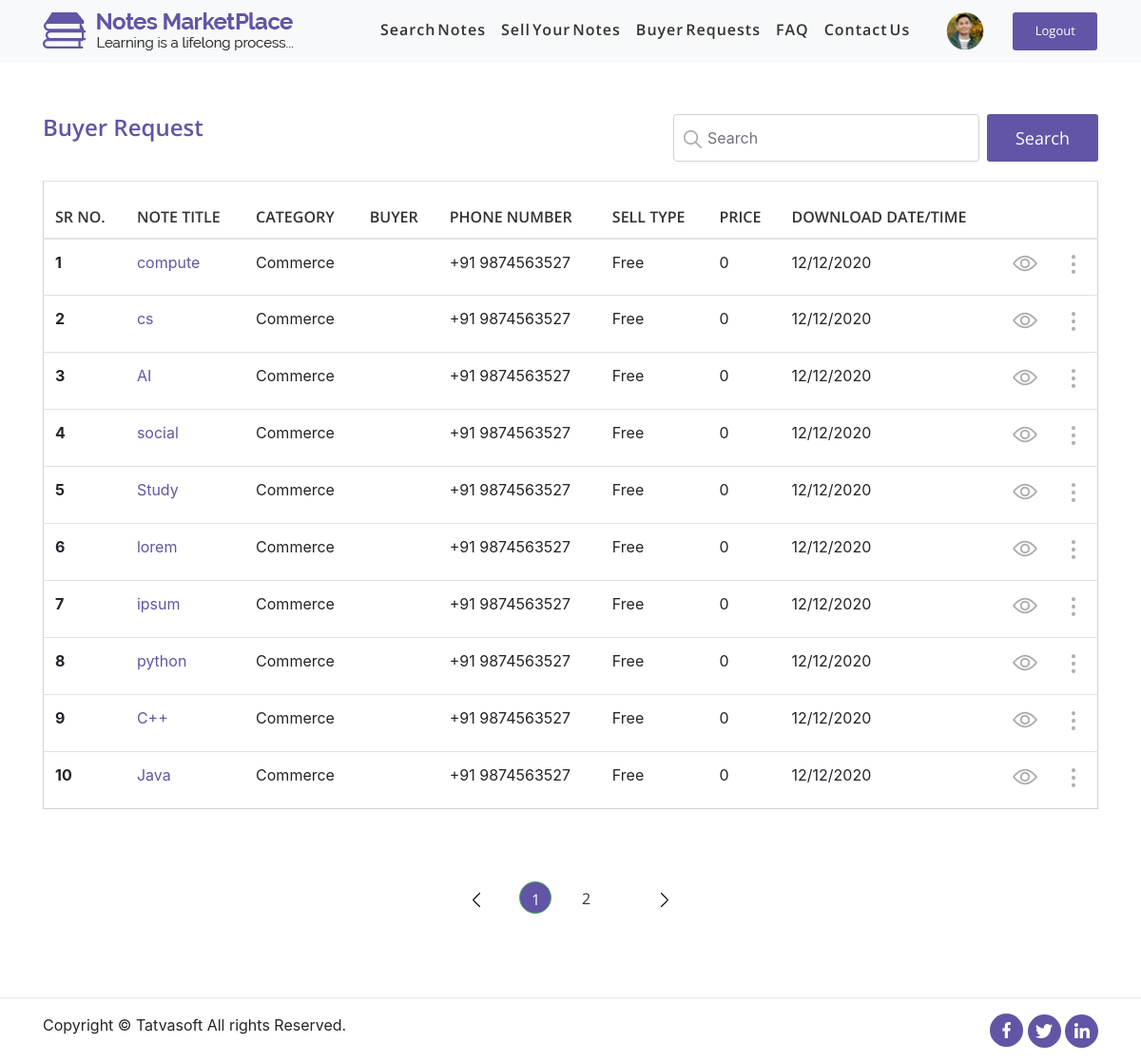
Page /notesmarketplace/front/buyerrequest.php (signed in) on the committed database.
### tables this page shows
CREATE TABLE `sellernotes` (
  `ID` int(11) NOT NULL,
  `SellerID` int(11) NOT NULL,
  `Status` int(11) NOT NULL,
  `ActionedBy` int(11) DEFAULT NULL,
  `AdminRemarks` varchar(1000) DEFAULT NULL,
  `PublishedDate` datetime DEFAULT NULL,
  `Title` varchar(100) NOT NULL,
  `Category` int(11) NOT NULL,
  `DisplayPicture` varchar(500) DEFAULT NULL,
  `NoteType` int(11) DEFAULT NULL,
  `NumberofPages` int(11) DEFAULT NULL,
  `Description` varchar(1000) NOT NULL,
  `UniversityName` varchar(200) DEFAULT NULL,
  `Country` int(11) DEFAULT NULL,
  `Course` varchar(100) DEFAULT NULL,
  `CourseCode` varchar(100) DEFAULT NULL,
  `Professor` varchar(100) DEFAULT NULL,
  `IsPaid` bit(2) NOT NULL,
  `SellingPrice` decimal(10,0) DEFAULT NULL,
  `NotesPreview` varchar(1000) DEFAULT NULL,
  `CreatedDate` datetime DEFAULT NULL,
  `CreatedBy` int(11) DEFAULT NULL,
  `ModifiedDate` datetime DEFAULT NULL,
  `ModifiedBy` int(11) DEFAULT NULL,
  `IsActive` bit(2) NOT NULL DEFAULT b'1'
);

CREATE TABLE `notecategories` (
  `ID` int(11) NOT NULL,
  `Name` varchar(100) NOT NULL,
  `Description` varchar(10000) NOT NULL,
  `CreatedDate` datetime DEFAULT NULL,
  `CreatedBy` int(11) DEFAULT NULL,
  `ModifiedDate` datetime DEFAULT NULL,
  `ModifiedBy` int(11) DEFAULT NULL,
  `IsActive` bit(2) NOT NULL DEFAULT b'1'
);

### notesmarketplace/front/buyerrequest.php (the view, shortened to what this page needs)
<?php
    include "../db.php";
?>
<?php
    $user_id = $_SESSION['ID'];
    $select_user = "SELECT * FROM users WHERE ID = $user_id";
    $select_user_query = mysqli_query($connection,$select_user);
    $row = mysqli_fetch_assoc($select_user_query);
    $email = $row['EmailID'];
?>
<!DOCTYPE html>
<html lang="en">
<head>
    <link rel="stylesheet" href="css/font-awesome/css/font-awesome.min.css">
    <link rel="stylesheet" href="css/bootstrap/bootstrap.min.css">
    <link rel="stylesheet" href="css/buyerrequest/buyerrequest.css">
    <link rel="stylesheet" href="css/buyerrequest/responsive.css">
</head>
<body>
    <header>
        <nav class="navbar navbar-expand-lg bg-light fixed-top">
            <div class="container">
                <a class="navbar-brand" href="#">
                    <img src="images/navbarbanner.png" alt="logo" class="img-responsive">
                </a>
                <div class="collapse navbar-collapse" id="navbarSupportedContent">
                    <ul class="navbar-nav">
                        <li class="nav-item">
                            <a class="nav-link" href="search.html"><span>Search<span class="spacing">Notes</span></a>
                        </li>
                        <li class="nav-item">
                            <a class="nav-link" href="mysoldnotes.html">Sell<span class="spacing">Your</span><span
                                    class="spacing">Notes</span></a>
                        </li>
                        <li class="nav-item">
                            <a class="nav-link" href="buyerrequest.html">Buyer<span class="spacing">Requests</span></a>
                        </li>
                        <li class="nav-item">
                            <a class="nav-link" href="faq.html">FAQ</a>
                        </li>
                        <li class="nav-item active">
                            <a class="nav-link" href="contactus.html">Contact<span class="spacing">Us</span></a>
                        </li>
                        <li class="nav-item">
                            <img src="images/Dashboard/user-img.png" alt="client" class="rounded-circle seller">
                        </li>
                        <li class="nav-item">
                            <form class="form-inline" style="float: none;">
                                <button class="btn btn-navbar" type="submit">Logout</button>
                            </form>
                        </li>
                    </ul>
                </div>
            </div>
        </nav>
    </header>
    <div class="flex-shrink-0" id="padding-navbar">
        <div class="container">
            <section id="my-downloads">
                <div class="row">
                    <div class="col-md-5 col-sm-5 col-12">
                        <div class="heading">
                            <h2>Buyer Request</h2>
                        </div>
                    </div>
                    <div class="col-md-7 col-sm-7 col-12 my-2 my-lg-0">
                        <form class="form-inline" action="" method="get">
                            <div id="search-box">
                                <input class="form-control mr-sm-2" type="search" placeholder="Search"
                                    aria-label="Search" id="search" name="search">
                                    <img src="images/images/search-icon.png" class="search-icon">
                            </div>
                            <div id="search-btn">
                                <button class="btn btn-search" type="submit" >Search</button>
                            </div>
                        </form>
                    </div>
                </div>
                <?php
                    if(isset($_GET['page'])){
                        $page = $_GET['page'];
                    }
                    else{
                        $page = "";
                    }
                    if($page == "" || $page == 1){
                        $page_1 = 0;
                    }
                    else{
                        $page_1 = ($page * 10) - 10;
                    }
                ?>
            <?php
                $find_request_query = "SELECT * FROM sellernotes LEFT JOIN notecategories ON sellernotes.category = notecategories.ID ";
                $count_request = mysqli_query($connection,$find_request_query);
                $count = mysqli_num_rows($count_request);
            ?>
                <?php
                    $query = "SELECT * FROM sellernotes LEFT JOIN notecategories ON sellernotes.category = notecategories.ID ";
                    $query .= "LIMIT $page_1,10";
                    $select_query = mysqli_query($connection,$query);
                    if(mysqli_num_rows($select_query) == 0 ){
                        echo "<h1>No Results</h1>";
                    }
                    else{
                ?>
                <div class="download-table">
                    <div class="table-responsive">
                        <table class="table">
                            <thead>
                                <tr>
                                    <th scope="col">SR NO.</th>
                                    <th scope="col">NOTE TITLE</th>
                                    <th scope="col">CATEGORY</th>
                                    <th scope="col">BUYER</th>
                                    <th scope="col">PHONE NUMBER</th>
                                    <th scope="col">SELL TYPE</th>
                                    <th scope="col">PRICE</th>
                                    <th scope="col">DOWNLOAD DATE/TIME</th>
                                    <th></th>
                                    <th></th>
                                </tr>
                            </thead>
                            <tbody>
                                <?php
                                    $j = $page_1 + 1;
                                    while($row = mysqli_fetch_assoc($select_query)){
                                        $title = $row['Title'];
                                        $category = $row['Category'];
                                        $category_query = "SELECT * FROM Notecategories WHERE ID = $category";
                                        $category_select_query = mysqli_query($connection,$category_query);
                                        $category_row = mysqli_fetch_assoc($category_select_query);
                                        $category_name = $category_row['Name'];
                                        $IsPaid = $row['IsPaid'];
                                        if($IsPaid == 0){
                                            $IsPaid = "Free";
                                        }
                                        else{
                                            $IsPaid = "Paid";
                                        }
                                        $sellingprice = $row['SellingPrice'];
                                        $time = "12/12/2020";
                                ?>
                                <tr>
                                    <th scope="row"><?php echo $j++; ?></th>
                                    <td><?php echo $title ?></td>
                                    <td><?php echo $category_name ?></td>
                                    <td><?php $email ?></td>
                                    <td>+91 9874563527</td>
                                    <td><?php echo $IsPaid ?></td>
                                    <td><?php echo $sellingprice ?></td>
                                    <td><?php echo $time ?></td>
                                    <td><a href="note-details.php?note=<?php echo $title;?>"><img src="images/eye.png"></a></td>
                                    <td>
                                        <div class="dropdown">
                                            <button class="dropbtn"><img src="images/images/dots.png"></button>
                                        </div>
                                    </td>
                                </tr>
                                <?php
                                    }
                                ?>
                            </tbody>
                        </table>
                    </div>
                </div>
            <?php
             }
            ?>
            </section>
            <section id="pagination">
                <nav aria-label="Page navigation example">
                    <ul class="pagination">
                        <?php $count = ceil($count / 10);?>
                        <li class="page-item"><a class="page-link" href="<?php if($page == '' || $page == 1){echo 'buyerrequest.php?page=1';} else {echo 'buyerrequest.php?page='.($page-1);}?>"><img src="images/images/left-arrow.png"
                                    class="arrow-left"></a></li>
                                    <?php
                        for($i=1 ; $i<=$count  ; $i++){
                            if($i == $page || ($page == "" && $i ==1)){
                                if(isset($_GET['search'])){
                                    echo "<li class='page-item'><a class='page-link active' href='buyerrequest.php?page=$i&search=$search'>$i</a></li>";
                                }
                                else{
                                    echo "<li class='page-item'><a class='page-link active' href='buyerrequest.php?page=$i'>$i</a></li>";
                                }
                            }
                            else{
                                if(isset($_GET['search'])){
                                    echo "<li class='page-item'><a class='page-link' href='buyerrequest.php?page=$i&search=$search'>$i</a></li>";
                                }
                                else{
                                    echo "<li class='page-item'><a class='page-link' href='buyerrequest.php?page=$i'>$i</a></li>";
                                }
                            }
                        }
                    ?>
                        <li class="page-item"><a class="page-link" href="<?php if($page == $count){echo 'buyerrequest.php?page='.$count;} elseif($page == ""){echo 'buyerrequest.php?page=2';} else {echo 'buyerrequest.php?page='.($page+1);}?>"><img src="images/images/right-arrow.png"
                                    class="arrow-right"></a></li>
                    </ul>
                </nav>
            </section>
        </div>
    </div>
    <hr>
    <div class="container">
        <footer>
            <div class="row">
                <div class="col-md-6 col-sm-6 col-12">
                    <p>
                        Copyright &copy; Tatvasoft All rights Reserved.
                    </p>
                </div>
                <div class="col-md-6 col-sm-6 col-12 text-right">
                    <ul class="social-list">
                        <li><a href="#"><img src="images/images/facebook.png"></a></li>
                        <li><a href="#"><img src="images/images/twitter.png"></a></li>
                        <li><a href="#"><img src="images/images/linkedin.png"></a></li>
                    </ul>
                </div>
            </div>
        </footer>
    </div>
</body>
</html>

### notesmarketplace/front/css/buyerrequest/buyerrequest.css (style rules this page uses)
html,body { height: 100%; width: 100%; }
nav { padding-top: 10px; padding-bottom: 10px; }
.navbar-nav { padding-left: 68px; }
ul.navbar-nav > li > a , ul.navbar > li > button { font-family: "Open Sans",sans-serif; color: #333333; font-size: 16px; font-weight: 600; line-height: 20px; letter-spacing: 1px; }
.btn-navbar { color: #6255a5; background-color: #6255a5; width:89px; height: 40px; border-radius: 3px; color:#fff; font-family: "open Sans", sans-serif; font-size: 13px; margin-left: 30px; }
.spacing { margin-left: 2px; }
.seller { width: 40px; height: 40px; margin-left: 30px; }
#padding-navbar { padding-top: 60px; }
hr { margin-top:60px }
ul.social-list { padding: 0; margin-top: 20px; }
ul.social-list { margin-top: 0; }
ul.social-list li { display: inline-block; }
ul.social-list li a { border: 1px solid #fff; width: 35px; height: 35px; display: flex; justify-content: center; align-items: center; line-height: 35px; color: #fff; border-radius: 50%; transition: all 400ms linear; }
ul.social-list li:nth-child(1) a { background: #6255a5; border-color: transparent; }
ul.social-list li:nth-child(2) a { background: #6255a5; border-color: transparent; }
ul.social-list li:nth-child(3) a { background: #6255a5; border-color: transparent; }
hr { margin-top: 60px; }
#my-downloads { margin-top: 60px; }
.heading h2 { font-family: "open sans",sans-serif; font-size: 24px; font-weight: 600; line-height: 28px; color: #6255a5; }
.form-inline { float:right; }
.btn-search { background-color: #6255a5; width:117px; height: 50px; border-radius: 3px; color:#fff; font-family: "open Sans", sans-serif; font-size: 18px; line-height: 22px; }
#search { width: 322px; height: 50px; border: 1px solid #d1d1d1; padding-left: 35px; }
.download-table { margin-top:20px; }
.page-link { border: none; }
.pagination a.active { background-color: #6255a5; color: white; border: 1px solid #4CAF50; width: 34px; height: 34px; color: #fff; font-family: "open sans",sans-serif; font-weight: 400; font-size: 16px; line-height: 20px; border-radius: 50%; }
.pagination a { color: #333333; font-family: "open sans",sans-serif; font-weight: 400; font-size: 16px; line-height: 20px; }
ul.pagination li:nth-child(3) a, ul.pagination li:nth-child(4) a, ul.pagination li:nth-child(5) a, ul.pagination li:nth-child(6) a { margin-left: 20px; }
#pagination { margin-top: 50px; }
.pagination { justify-content: center; }
.arrow-left { width: 8px; height: 15px; color: #333333; font-size: 16px; margin-right: 30px; }
.arrow-right { width: 8px; height: 15px; color: #333333; font-size: 16px; margin-left: 30px; }
table { border: 1px solid #d1d1d1; }
tr { height:60px; }
thead tr th { color: #333333; font-family: "open sans",sans-serif; font-weight: 600; font-size: 16px; line-height: 20px; }
tbody tr td:nth-child(2) { color: #6255a5; }
.dropbtn { border: none; background: #fff; }
.search-icon { float: left; position: relative; z-index: 2; top:17px; left:30px }

### rows in the picture
sellernotes: Title "compute", Category.Name "Commerce", IsPaid "Free", SellingPrice "0", time "12/12/2020"
sellernotes: Title "cs", Category.Name "Commerce", IsPaid "Free", SellingPrice "0", time "12/12/2020"
sellernotes: Title "AI", Category.Name "Commerce", IsPaid "Free", SellingPrice "0", time "12/12/2020"
sellernotes: Title "social", Category.Name "Commerce", IsPaid "Free", SellingPrice "0", time "12/12/2020"
sellernotes: Title "Study", Category.Name "Commerce", IsPaid "Free", SellingPrice "0", time "12/12/2020"
sellernotes: Title "lorem", Category.Name "Commerce", IsPaid "Free", SellingPrice "0", time "12/12/2020"
sellernotes: Title "ipsum", Category.Name "Commerce", IsPaid "Free", SellingPrice "0", time "12/12/2020"
sellernotes: Title "python", Category.Name "Commerce", IsPaid "Free", SellingPrice "0", time "12/12/2020"
sellernotes: Title "C++", Category.Name "Commerce", IsPaid "Free", SellingPrice "0", time "12/12/2020"
sellernotes: Title "Java", Category.Name "Commerce", IsPaid "Free", SellingPrice "0", time "12/12/2020"
